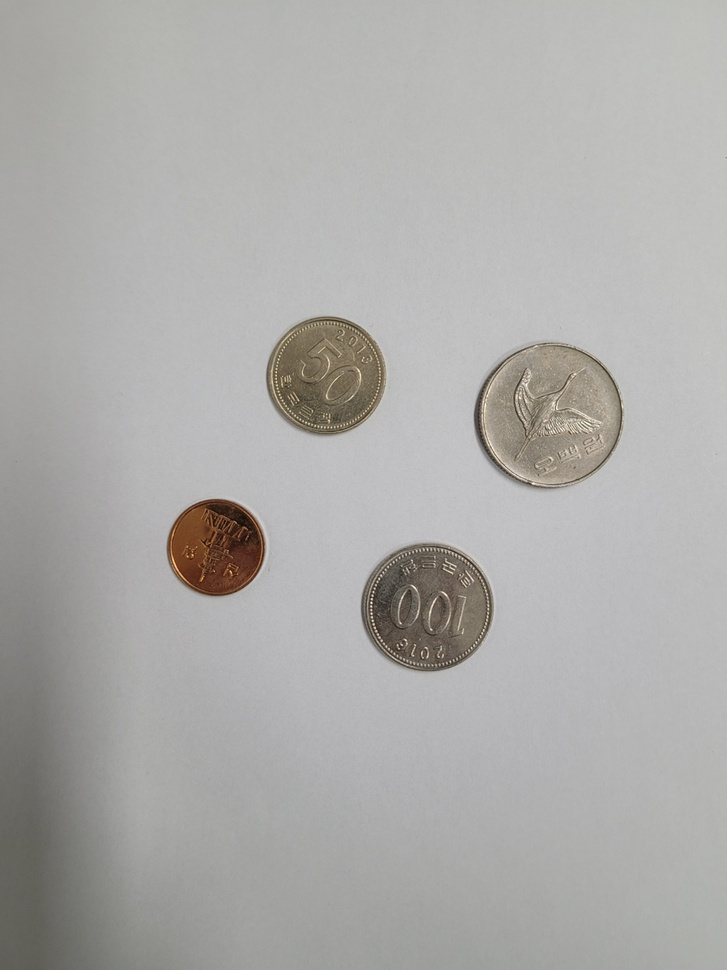
#> input picture HW/img/coins_1.jpg, 727 x 970 px, shrunk from 1058 x 1411 before the run
$ python HW_06_2.py
#> lines starting #> are read from the running program, lines starting #| are printed output that depends on the picture
import cv2
import numpy as np

def detect_coins(image_path):
    # 이미지 불러오기
#> called with image_path = './img/coins_1.jpg'
    image = cv2.imread(image_path, cv2.IMREAD_COLOR)
#> image is the input picture: shape (970, 727, 3); mean B, G, R 169.8, 171.8, 172.8

    # 그레이스케일 변환
    gray = cv2.cvtColor(image, cv2.COLOR_BGR2GRAY)

    # 블러 처리
    blurred = cv2.GaussianBlur(gray, (15, 15), 0)
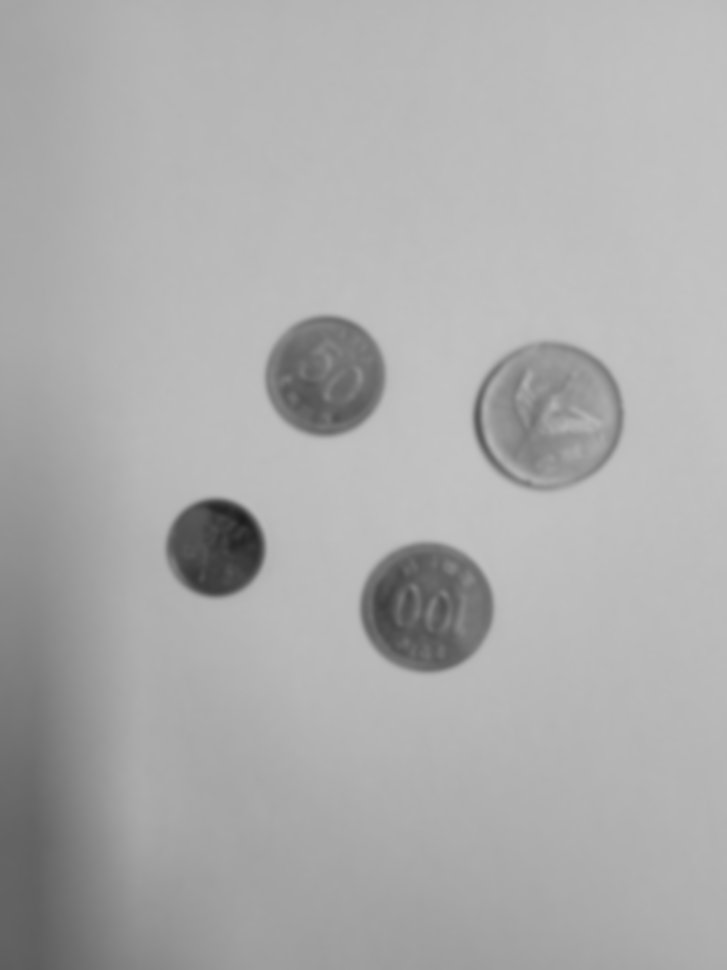
#> blurred: shape (970, 727); min 28, max 195, mean 171.9

    # 원 검출을 위한 허프 원 변환 적용
    circles = cv2.HoughCircles(
        blurred,
        cv2.HOUGH_GRADIENT,
        dp=1,
        minDist=50,
        param1=50,
        param2=30,
        minRadius=30,
        maxRadius=100
    )
#> circles = [[215.5, 547.5, 49], [548.5, 414.5, 67.9], [425.5, 607.5, 65.1], [323.5, 376.5, 58.7]]

    if circles is not None:
        # 감지된 동전 그리기 및 금액 계산
        circles = np.uint16(np.around(circles))
#> circles = [[216, 548, 49], [548, 414, 68], [426, 608, 65], [324, 376, 59]]

        coins = []

        for i in circles[0, :]:
            # 동전의 반지름
            radius = i[2]

            coins.append(radius)
#> this loop made 4 passes
#> (i, radius) on passes 1 to 4: ([216, 548, 49], 49), ([548, 414, 68], 68), ([426, 608, 65], 65), ([324, 376, 59], 59)
#> after the loop, coins = [49, 68, 65, 59]

        # 동전 개수와 총 금액 출력
        coin_count = len(circles[0])
#> coin_count = 4
        print(f"동전 개수: {coin_count}")
#| 동전 개수: 4

        return coins
    else:
        print("동전을 찾을 수 없습니다.")
        return None

def calc_amount(coins):
    if coins is not None:
        total_amount = 0

        coin_10 = []
        coin_50 = []
        coin_100 = []
        coin_500 = []

        rad_max = max(coins)

        for i in range(len(coins)):
            size_ratio = coins[i] / rad_max

            if size_ratio <= 0.717:
                coin_val = 10
            elif 0.71 < size_ratio <= 0.84:
                coin_val = 50
            elif 0.84 < size_ratio <= 0.93:
                coin_val = 100
            else:
                coin_val = 500


            total_amount += coin_val

        print(f"금액 : {total_amount}원")
    else:
        print("동전을 찾지 못하여 금액을 계산할 수 없습니다.")

# 이미지 파일 경로 입력
image = ["coins_1.jpg",
         "coins_2.jpg",
         "coins_3.jpg",
         "coins_4.jpg"]

image_path = ["./img/" + image[0],
              "./img/" + image[1],
              "./img/" + image[2],
              "./img/" + image[3]]


# 동전 감지 및 총 금액 계산
# coins = detect_coins(image_path)
# calc_amount(coins)

for i in range(4):
    print(image[i])
    coins = detect_coins(image_path[i])
#> coins = [49, 68, 65, 59]
    calc_amount(coins)
#> in calc_amount, `rad_max = max(coins)`: rad_max = 68
#> the loop in calc_amount, `for i in range(len(coins)):` made 4 passes
#> (size_ratio, coin_val, total_amount) on passes 1 to 4: (0.721, 50, 50), (1, 500, 550), (0.956, 500, 1050), (0.868, 100, 1150)
#> after the loop in calc_amount, `for i in range(len(coins)):`: total_amount = 1150
#| 금액 : 1150원
#> pass 2 of the loop `for i in range(4):`:
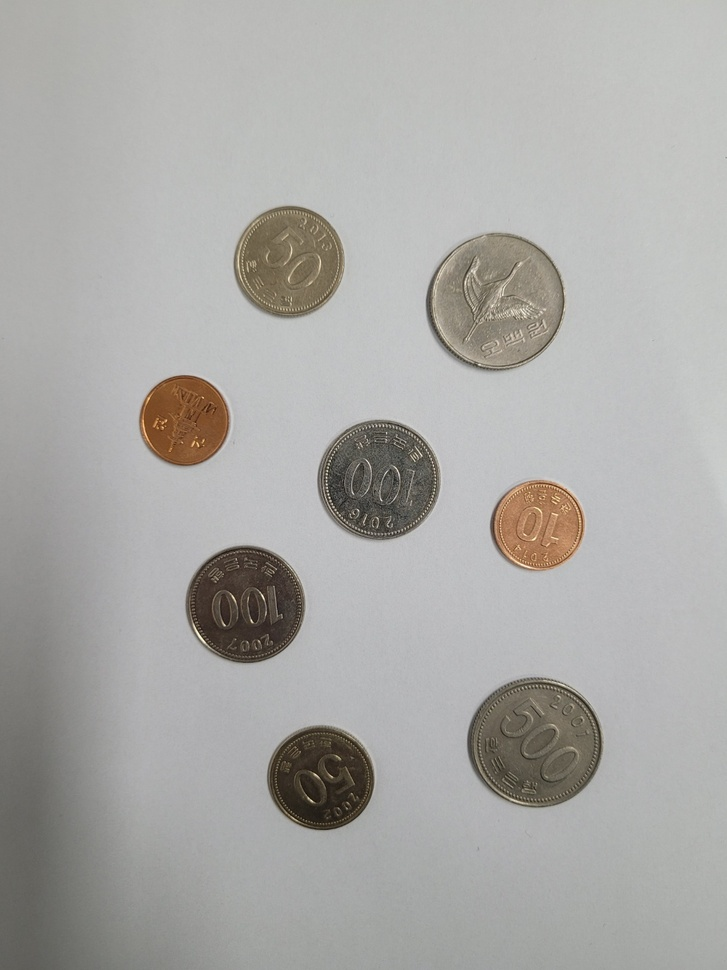
#> input picture HW/img/coins_2.jpg, 727 x 970 px, shrunk from 1058 x 1411 before the run
#> in detect_coins, image is the input picture: shape (970, 727, 3); mean B, G, R 166.7, 169.5, 170.4
#> in detect_coins (call 2), `gray = cv2.cvtColor(image, cv2.COLOR_BGR2GRAY)`:
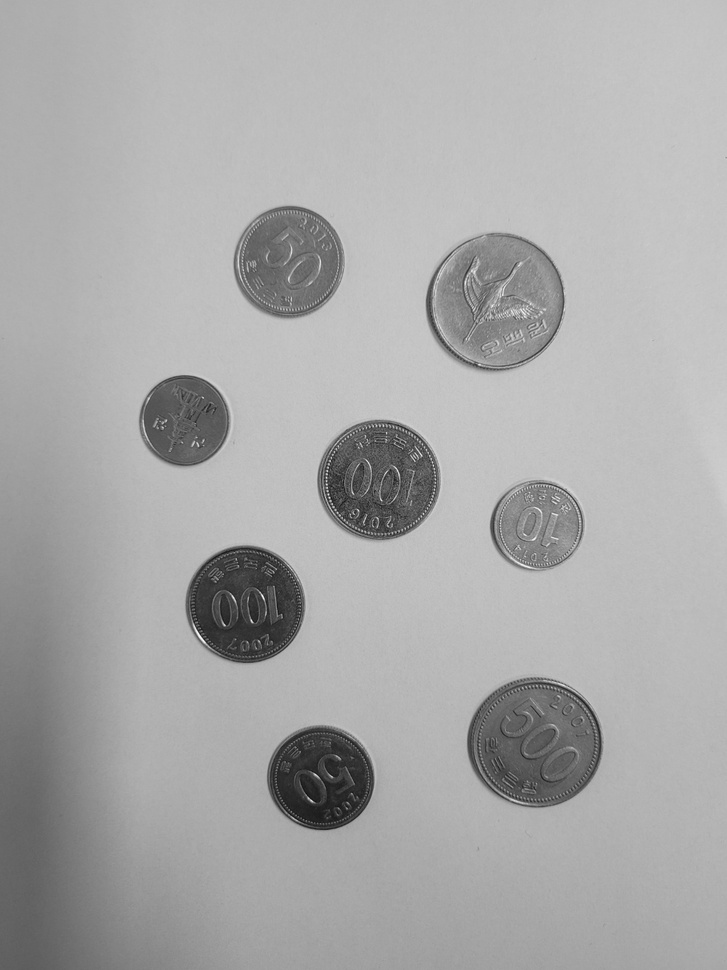
#> gray: shape (970, 727); min 9, max 252, mean 169.4
#> in detect_coins (call 2), `circles = cv2.HoughCircles( blurred, cv2.HOUGH_GRADIENT, dp=1, minDist..`: circles = [[378.5, 479.5, 60.9], [320.5, 778.5, 52.3], [496.5, 301.5, 69.6], [534.5, 741.5, 67], [245.5, 604.5, 59.1], [287.5, 263.5, 54.5], [183.5, 421.5, 45.7], [539.5, 524.5, 44.8]]
#> in detect_coins (call 2), `circles = np.uint16(np.around(circles))`: circles = [[378, 480, 61], [320, 778, 52], [496, 302, 70], [534, 742, 67], [246, 604, 59], [288, 264, 54], [184, 422, 46], [540, 524, 45]]
#> the loop in detect_coins (call 2), `for i in circles[0, :]:` made 8 passes
#> (i, radius) on passes 1 to 8: ([378, 480, 61], 61), ([320, 778, 52], 52), ([496, 302, 70], 70), ([534, 742, 67], 67), ([246, 604, 59], 59), ([288, 264, 54], 54), ([184, 422, 46], 46), ([540, 524, 45], 45)
#> after the loop in detect_coins (call 2), `for i in circles[0, :]:`: coins = [61, 52, 70, 67, 59, 54, 46, 45]
#> coin_count = 8
#| 동전 개수: 8
#> `coins = detect_coins(image_path[i])`: coins = [61, 52, 70, 67, 59, 54, 46, 45]
#> the loop in calc_amount (call 2), `for i in range(len(coins)):` made 8 passes
#> (size_ratio, coin_val, total_amount) on passes 1 to 8: (0.871, 100, 100), (0.743, 50, 150), (1, 500, 650), (0.957, 500, 1150), (0.843, 100, 1250), (0.771, 50, 1300), (0.657, 10, 1310), (0.643, 10, 1320)
#| 금액 : 1320원
#> pass 3 of the loop `for i in range(4):`:
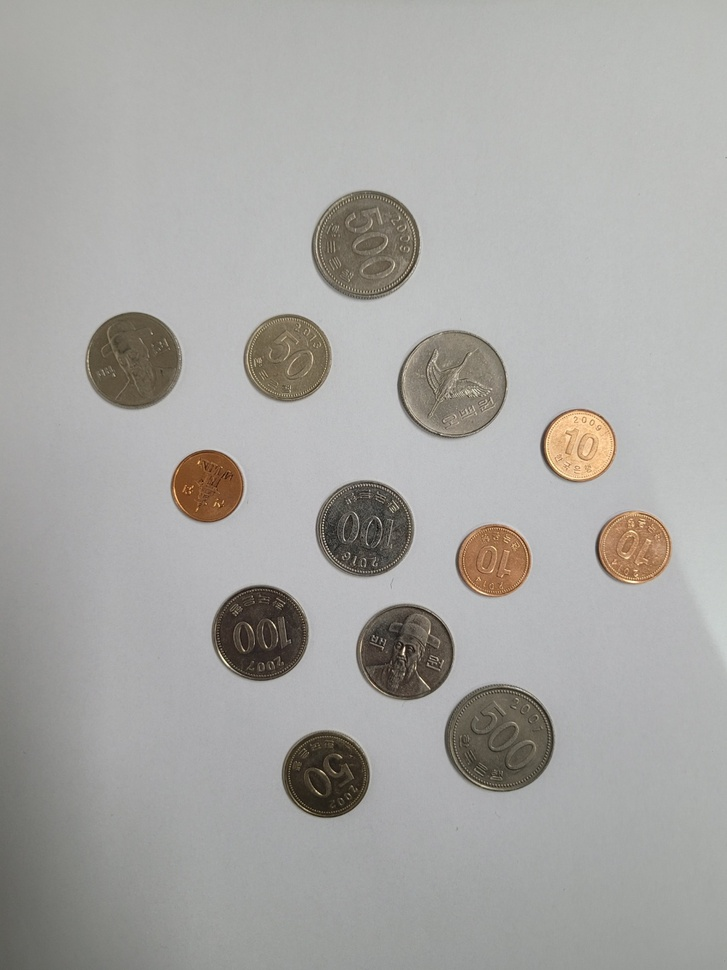
#> input picture HW/img/coins_3.jpg, 727 x 970 px, shrunk from 1058 x 1411 before the run
#> in detect_coins, image is the input picture: shape (970, 727, 3); mean B, G, R 163.1, 166.1, 167.1
#> in detect_coins (call 3), `gray = cv2.cvtColor(image, cv2.COLOR_BGR2GRAY)`:
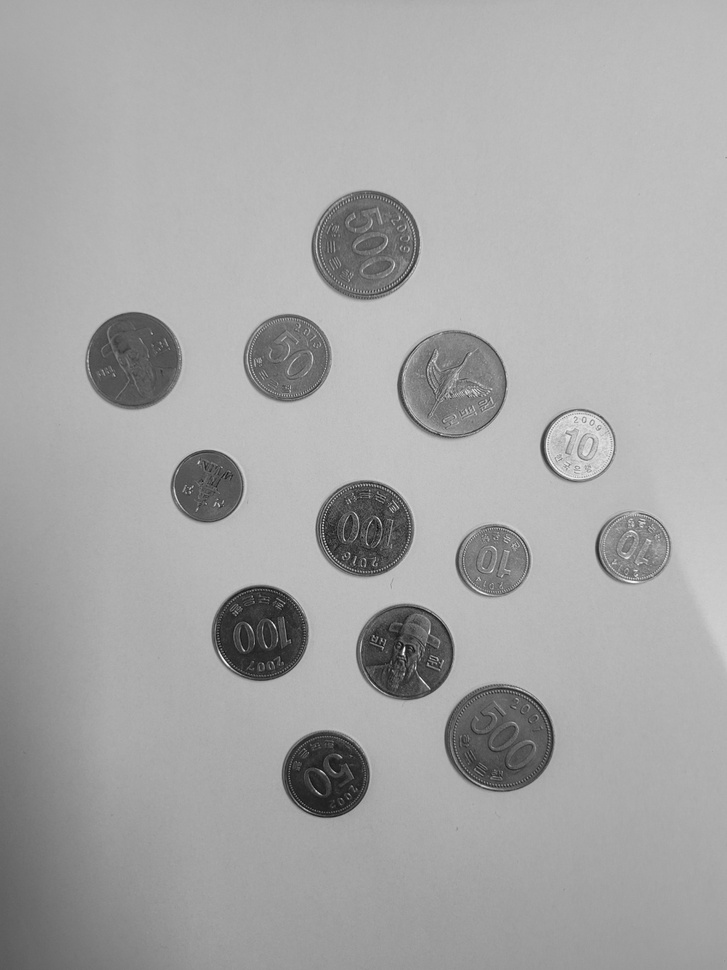
#> gray: shape (970, 727); min 6, max 252, mean 166
#> in detect_coins (call 3), `circles = cv2.HoughCircles( blurred, cv2.HOUGH_GRADIENT, dp=1, minDist..`: circles = 13 rows, first 8: [364.5, 528.5, 48.5], [451.5, 384.5, 55.2], [259.5, 632.5, 47.7], [365.5, 244.5, 54.8], [325.5, 774.5, 43], [405.5, 652.5, 48.5], [206.5, 485.5, 36.6], [286.5, 358.5, 43.5]
#> in detect_coins (call 3), `circles = np.uint16(np.around(circles))`: circles = 13 rows, first 8: [364, 528, 48], [452, 384, 55], [260, 632, 48], [366, 244, 55], [326, 774, 43], [406, 652, 48], [206, 486, 37], [286, 358, 44]
#> the loop in detect_coins (call 3), `for i in circles[0, :]:` made 13 passes
#> (i, radius) on passes 1 to 8: ([364, 528, 48], 48), ([452, 384, 55], 55), ([260, 632, 48], 48), ([366, 244, 55], 55), ([326, 774, 43], 43), ([406, 652, 48], 48), ([206, 486, 37], 37), ([286, 358, 44], 44)
#> after the loop in detect_coins (call 3), `for i in circles[0, :]:`: coins = [48, 55, 48, 55, 43, 48, 37, 44, 54, 47, 39, 37, 37]
#> coin_count = 13
#| 동전 개수: 13
#| 금액 : 2040원
#> the loop made 4 passes; the first 3 are shown
